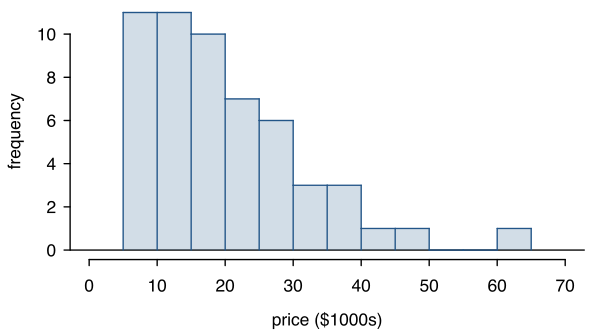

Generate this figure with R:
library(openintro)
data(cars)

H <- hist(cars$price, breaks=12, plot=FALSE)
counts <- rbind(H$counts)
colnames(counts) <- paste(H$breaks[1:12], 'to', H$breaks[2:13])
require(xtable)
xtable(counts)

myPDF("carsPriceHist.pdf", 1.1*5.5, 3.3, mar=c(3.5,3.5,0.15,1), mgp=c(2.4,0.7,0))
histPlot(cars$price, breaks=12, xlim=c(0,70), xlab='price ($1000s)', ylim=c(0, 11), col="#22558833", border="#225588")
dev.off()
